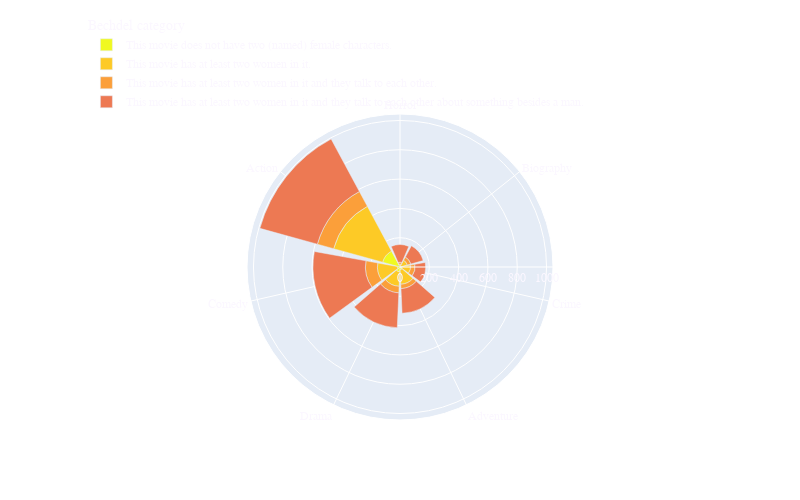

The code cell stored with this chart in its notebook:
### Markdown cell above
# How does the representation of women differ per movie genre?

### Code cell
df = pd.read_csv('data_viz/bechdel_movies_aggr_genre_pivot.csv')
df = df.rename(columns={"BECHDEL_PASS": "Number of movies that passed the test", 
                        "FIRST_GENRE": "Movie genre", 
                       "BECHDEL_CATEGORY": "Bechdel category", 
                       "TOTAL_MOVIES": "Total number of movies in this genre"})

fig = px.bar_polar(df.tail(28), r="Number of movies that passed the test", theta="Movie genre",
                   color="Bechdel category", hover_data=['Total number of movies in this genre'],
                   color_discrete_sequence= px.colors.sequential.Plasma_r)

fig.update_layout(width=800, 
                 height=500)
fig.update_layout({
    "paper_bgcolor": "rgba(0, 0, 0, 0)",
    "plot_bgcolor": "rgba(0, 0, 0, 0)",
}, 
                  font_family="Source Sans Pro",
    font_color="#fbf7ff",
                 )

fig.update_layout(legend=dict(
    yanchor="bottom",
    y=0.99,
    xanchor="left",
    x=0.01
))

fig.show()

fig.write_html("data_viz/viz3.html")

### Figure 1 — Plotly figure (JSON) as saved in the notebook; plotly's stock layout.template omitted (floating-point values rounded to 4 significant figures)
{"data": [{"customdata": [[153], [164], [175], [316], [415], [594], [992]], "hovertemplate": "Bechdel category=This movie does not have two (named) female characters.<br>Number of movies that passed the test=%{r}<br>Movie genre=%{theta}<br>Total number of movies in this genre=%{customdata[0]}<extra></extra>", "legendgroup": "This movie does not have two (named) female characters.", "marker": {"color": "#f0f921", "pattern": {"shape": ""}}, "name": "This movie does not have two (named) female characters.", "r": [6, 7, 13, 18, 33, 18, 123], "showlegend": true, "subplot": "polar", "theta": ["Horror", "Biography", "Crime", "Adventure", "Drama", "Comedy", "Action"], "type": "barpolar"}, {"customdata": [[153], [164], [175], [316], [415], [594], [992]], "hovertemplate": "Bechdel category=This movie has at least two women in it.<br>Number of movies that passed the test=%{r}<br>Movie genre=%{theta}<br>Total number of movies in this genre=%{customdata[0]}<extra></extra>", "legendgroup": "This movie has at least two women in it.", "marker": {"color": "#fdca26", "pattern": {"shape": ""}}, "name": "This movie has at least two women in it.", "r": [14, 45, 59, 100, 99, 136, 347], "showlegend": true, "subplot": "polar", "theta": ["Horror", "Biography", "Crime", "Adventure", "Drama", "Comedy", "Action"], "type": "barpolar"}, {"customdata": [[153], [164], [175], [316], [415], [594], [992]], "hovertemplate": "Bechdel category=This movie has at least two women in it and they talk to each other.<br>Number of movies that passed the test=%{r}<br>Movie genre=%{theta}<br>Total number of movies in this genre=%{customdata[0]}<extra></extra>", "legendgroup": "This movie has at least two women in it and they talk to each other.", "marker": {"color": "#fb9f3a", "pattern": {"shape": ""}}, "name": "This movie has at least two women in it and they talk to each other.", "r": [13, 25, 31, 30, 45, 82, 115], "showlegend": true, "subplot": "polar", "theta": ["Horror", "Biography", "Crime", "Adventure", "Drama", "Comedy", "Action"], "type": "barpolar"}, {"customdata": [[153], [164], [175], [316], [415], [594], [992]], "hovertemplate": "Bechdel category=This movie has at least two women in it and they talk to each other about something besides a man.<br>Number of movies that passed the test=%{r}<br>Movie genre=%{theta}<br>Total number of movies in this genre=%{customdata[0]}<extra></extra>", "legendgroup": "This movie has at least two women in it and they talk to each other about something besides a man.", "marker": {"color": "#ed7953", "pattern": {"shape": ""}}, "name": "This movie has at least two women in it and they talk to each other about something besides a man.", "r": [120, 87, 72, 168, 238, 358, 407], "showlegend": true, "subplot": "polar", "theta": ["Horror", "Biography", "Crime", "Adventure", "Drama", "Comedy", "Action"], "type": "barpolar"}], "layout": {"barmode": "relative", "font": {"color": "#fbf7ff", "family": "Source Sans Pro"}, "height": 500, "legend": {"title": {"text": "Bechdel category"}, "tracegroupgap": 0, "x": 0.01, "xanchor": "left", "y": 0.99, "yanchor": "bottom"}, "margin": {"t": 60}, "paper_bgcolor": "rgba(0, 0, 0, 0)", "plot_bgcolor": "rgba(0, 0, 0, 0)", "polar": {"angularaxis": {"direction": "clockwise", "rotation": 90, "type": "category"}, "domain": {"x": [0, 1], "y": [0, 1]}, "radialaxis": {"autorange": true, "range": [0, 1044.0], "type": "linear"}}, "width": 800}}
